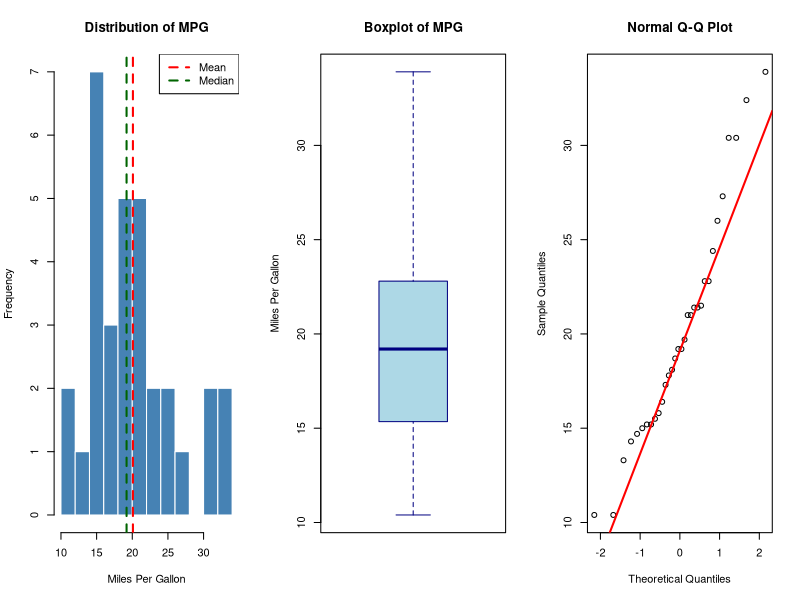

Source code (R):
## ---- chunk 1
# Use the built-in 'mtcars' dataset
data(mtcars)

# First look at the data
head(mtcars)
str(mtcars)
## ---- chunk 2
# Focus on miles per gallon (mpg)
x <- mtcars$mpg

cat("Mean    :", mean(x), "\n")
cat("Median  :", median(x), "\n")
cat("Mode    :", as.numeric(names(sort(table(x), decreasing = TRUE)[1])), "\n")
## ---- chunk 3
cat("Variance:", var(x), "\n")
cat("Std Dev :", sd(x), "\n")
cat("Range   :", range(x), "\n")
cat("IQR     :", IQR(x), "\n")
## ---- chunk 4
# Five-number summary + mean
summary(x)

# Custom quantiles
quantile(x, probs = c(0.25, 0.50, 0.75, 0.90))
## ---- chunk 5
# Install e1071 if not available: install.packages("e1071")
library(e1071)

cat("Skewness:", skewness(x), "\n")
cat("Kurtosis:", kurtosis(x), "\n")
## ---- chunk 6
# A clean descriptive statistics summary
desc_stats <- data.frame(
  Statistic = c("N", "Mean", "Median", "SD", "Variance",
                "Min", "Max", "Range", "IQR", "Skewness", "Kurtosis"),
  Value = round(c(
    length(x), mean(x), median(x), sd(x), var(x),
    min(x), max(x), diff(range(x)), IQR(x),
    skewness(x), kurtosis(x)
  ), 3)
)

print(desc_stats)
## ---- chunk 7
#| fig-width: 10
#| fig-height: 4

par(mfrow = c(1, 3))

# Histogram
hist(x,
     main = "Distribution of MPG",
     xlab = "Miles Per Gallon",
     col = "steelblue", border = "white",
     breaks = 10)
abline(v = mean(x), col = "red", lwd = 2, lty = 2)
abline(v = median(x), col = "darkgreen", lwd = 2, lty = 2)
legend("topright", legend = c("Mean", "Median"),
       col = c("red", "darkgreen"), lty = 2, lwd = 2)

# Boxplot
boxplot(x,
        main = "Boxplot of MPG",
        ylab = "Miles Per Gallon",
        col = "lightblue", border = "navy")

# QQ Plot (normality check)
qqnorm(x, main = "Normal Q-Q Plot")
qqline(x, col = "red", lwd = 2)
